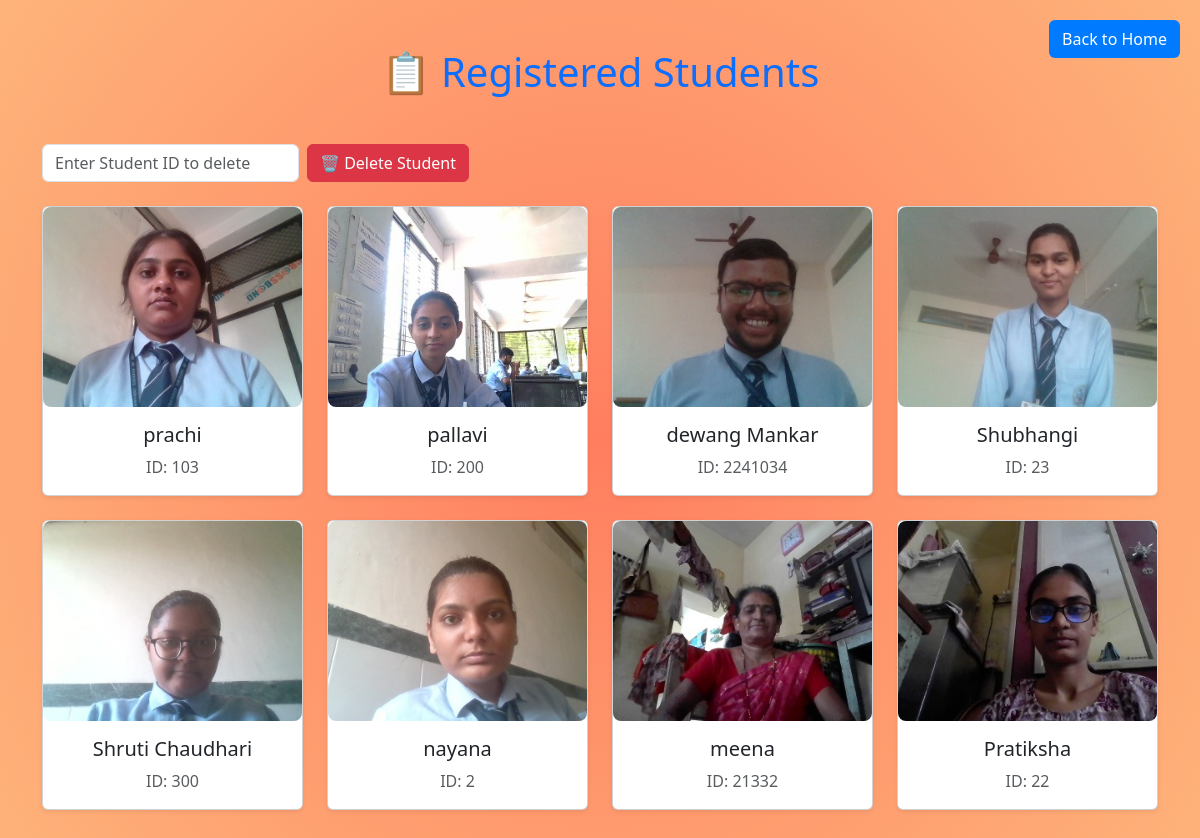
/students (signed in), run on an earlier commit of the app's database.
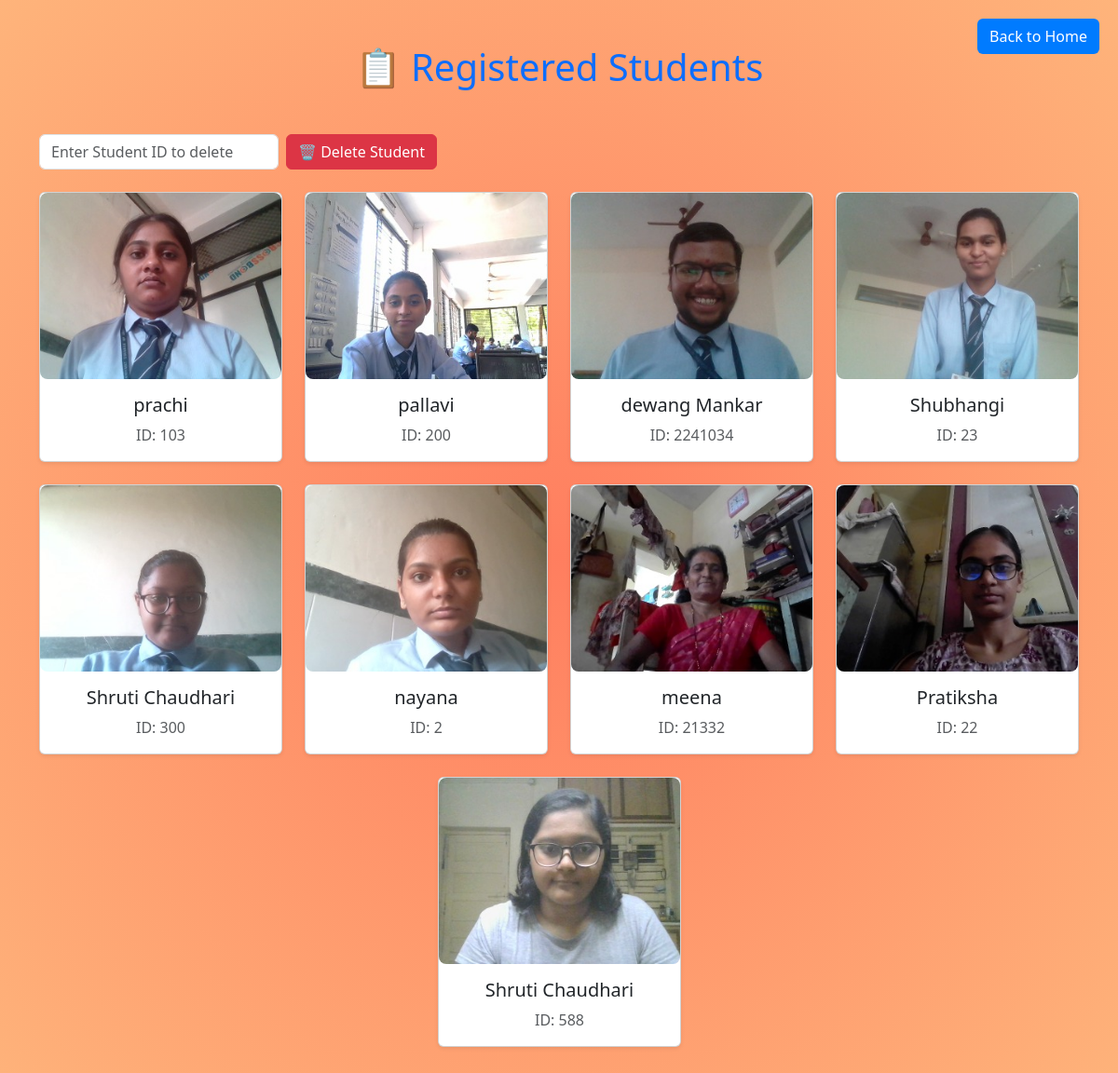
And on a later commit of the database.
### tables this page shows
CREATE TABLE users (
        id INTEGER PRIMARY KEY AUTOINCREMENT,
        name TEXT,
        image_path TEXT
    , student_id TEXT, class_year TEXT, department TEXT, password TEXT);

### main.py (the view)
@app.route('/students')
def show_students():
     if not session.get('logged_in'):
        return redirect(url_for('login'))
     conn = sqlite3.connect('database.db')
     cur = conn.cursor()
     cur.execute("SELECT name, student_id, image_path, id FROM users")
     students = cur.fetchall()
     conn.close()
     return render_template('students.html', students=students)

### templates/students.html (shortened to what this page needs)
<!DOCTYPE html>
<html>
<head>
  <link href="https://cdn.jsdelivr.net/npm/bootstrap@5.3.3/dist/css/bootstrap.min.css" rel="stylesheet" />
  <link rel="stylesheet" href="https://cdnjs.cloudflare.com/ajax/libs/animate.css/4.1.1/animate.min.css" />
</head>
<body>
  <div class="container py-5">
    <h1 class="text-center mb-5 text-primary animate__animated animate__fadeInDown">
      📋 Registered Students
    </h1>
    <a href="{{ url_for('home') }}" class="btn btn-custom" style="position: absolute; top: 20px; right: 20px;">Back to
      Home</a>
    <div class="row justify-content-center">
      <form action="{{ url_for('delete_student_by_id') }}" method="POST" class="mb-4 d-flex align-items-center gap-2">
        <input type="text" name="student_id" placeholder="Enter Student ID to delete" class="form-control w-auto"
          required>
        <button type="submit" class="btn btn-danger"
          onclick="return confirm('Are you sure you want to delete this student?');">
          🗑️ Delete Student
        </button>
      </form>
      {% for name, student_id, path, user_id in students %}
      <div class="col-md-3 col-sm-6 mb-4 animate__animated animate__zoomIn">
        <div class="card student-card shadow-sm">
          <img src="{{ path }}" class="card-img-top student-img" alt="{{ name }}">
          <div class="card-body text-center">
            <h5 class="card-title">{{ name }}</h5>
            <p class="card-text text-muted">ID: {{ student_id }}</p>
          </div>
        </div>
      </div>
      {% endfor %}
    </div>
  </div>
</body>
</html>

### templates/students.html (style rules this page uses)
body { background: radial-gradient(circle, #ff7e5f, #feb47b); }
.student-card { transition: transform 0.3s; }
.student-img { height: 200px; object-fit: cover; border-radius: 8px; }
.btn-custom { background-color: #007BFF; color: white; }

What changed in the data, as far as the page shows it:
added users: image_path (picture), name "Shruti Chaudhari", student "588"
